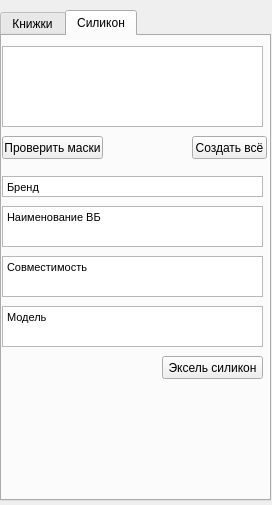
<?xml version="1.0" encoding="UTF-8"?>
<ui version="4.0">
 <class>Form</class>
 <widget class="QWidget" name="Form">
  <property name="geometry">
   <rect>
    <x>0</x>
    <y>0</y>
    <width>272</width>
    <height>505</height>
   </rect>
  </property>
  <property name="windowTitle">
   <string>Form</string>
  </property>
  <widget class="QTabWidget" name="tabWidget">
   <property name="geometry">
    <rect>
     <x>0</x>
     <y>10</y>
     <width>271</width>
     <height>491</height>
    </rect>
   </property>
   <property name="currentIndex">
    <number>1</number>
   </property>
   <widget class="QWidget" name="tabBook">
    <attribute name="title">
     <string>Книжки</string>
    </attribute>
    <widget class="QPushButton" name="CreatePrint">
     <property name="geometry">
      <rect>
       <x>0</x>
       <y>400</y>
       <width>101</width>
       <height>23</height>
      </rect>
     </property>
     <property name="text">
      <string>Создать принты</string>
     </property>
    </widget>
    <widget class="QSplitter" name="splitterColor">
     <property name="geometry">
      <rect>
       <x>0</x>
       <y>40</y>
       <width>101</width>
       <height>221</height>
      </rect>
     </property>
     <property name="autoFillBackground">
      <bool>false</bool>
     </property>
     <property name="frameShape">
      <enum>QFrame::NoFrame</enum>
     </property>
     <property name="frameShadow">
      <enum>QFrame::Plain</enum>
     </property>
     <property name="lineWidth">
      <number>0</number>
     </property>
     <property name="midLineWidth">
      <number>0</number>
     </property>
     <property name="orientation">
      <enum>Qt::Vertical</enum>
     </property>
     <property name="opaqueResize">
      <bool>true</bool>
     </property>
     <widget class="QCheckBox" name="checkBox_2_SkyBlue">
      <property name="text">
       <string>Голубой</string>
      </property>
     </widget>
     <widget class="QCheckBox" name="checkBox_4_Gold">
      <property name="text">
       <string>Золотой</string>
      </property>
     </widget>
     <widget class="QCheckBox" name="checkBox_6_Pink">
      <property name="text">
       <string>Розовое золото</string>
      </property>
     </widget>
     <widget class="QCheckBox" name="checkBox_5_Red">
      <property name="text">
       <string>Красный</string>
      </property>
     </widget>
     <widget class="QCheckBox" name="checkBox_7_Grey">
      <property name="text">
       <string>Серый</string>
      </property>
     </widget>
     <widget class="QCheckBox" name="checkBox_9_Black">
      <property name="text">
       <string>Черный</string>
      </property>
     </widget>
     <widget class="QCheckBox" name="checkBox_3_Green">
      <property name="text">
       <string>Зеленый</string>
      </property>
     </widget>
     <widget class="QCheckBox" name="checkBox_8_Blue">
      <property name="text">
       <string>Синий</string>
      </property>
     </widget>
     <widget class="QCheckBox" name="checkBox_1_Vinous">
      <property name="text">
       <string>Бордовый</string>
      </property>
     </widget>
    </widget>
    <widget class="QPushButton" name="DeleteImage">
     <property name="geometry">
      <rect>
       <x>150</x>
       <y>440</y>
       <width>111</width>
       <height>23</height>
      </rect>
     </property>
     <property name="text">
      <string>Удалить данные</string>
     </property>
    </widget>
    <widget class="QTextEdit" name="textEditModel">
     <property name="geometry">
      <rect>
       <x>0</x>
       <y>340</y>
       <width>261</width>
       <height>31</height>
      </rect>
     </property>
    </widget>
    <widget class="QPushButton" name="CreateImageFolderForWB">
     <property name="geometry">
      <rect>
       <x>0</x>
       <y>440</y>
       <width>131</width>
       <height>23</height>
      </rect>
     </property>
     <property name="text">
      <string>Размесить фото в папки</string>
     </property>
    </widget>
    <widget class="QLabel" name="label_5">
     <property name="geometry">
      <rect>
       <x>210</x>
       <y>380</y>
       <width>16</width>
       <height>16</height>
      </rect>
     </property>
     <property name="text">
      <string>2</string>
     </property>
    </widget>
    <widget class="QPushButton" name="CreateExcel">
     <property name="geometry">
      <rect>
       <x>160</x>
       <y>400</y>
       <width>101</width>
       <height>23</height>
      </rect>
     </property>
     <property name="text">
      <string>Создать Excel</string>
     </property>
    </widget>
    <widget class="QLabel" name="label">
     <property name="geometry">
      <rect>
       <x>0</x>
       <y>10</y>
       <width>201</width>
       <height>16</height>
      </rect>
     </property>
     <property name="autoFillBackground">
      <bool>true</bool>
     </property>
     <property name="text">
      <string>Выберете цвета для создания принтов</string>
     </property>
    </widget>
    <widget class="QLabel" name="label_4">
     <property name="geometry">
      <rect>
       <x>40</x>
       <y>380</y>
       <width>16</width>
       <height>16</height>
      </rect>
     </property>
     <property name="text">
      <string>1</string>
     </property>
    </widget>
    <widget class="QTextBrowser" name="textLog">
     <property name="geometry">
      <rect>
       <x>120</x>
       <y>40</y>
       <width>141</width>
       <height>221</height>
      </rect>
     </property>
    </widget>
    <widget class="QLabel" name="label_3">
     <property name="geometry">
      <rect>
       <x>0</x>
       <y>320</y>
       <width>41</width>
       <height>16</height>
      </rect>
     </property>
     <property name="autoFillBackground">
      <bool>true</bool>
     </property>
     <property name="text">
      <string>Модель</string>
     </property>
    </widget>
    <widget class="QLabel" name="label_2">
     <property name="geometry">
      <rect>
       <x>0</x>
       <y>260</y>
       <width>31</width>
       <height>16</height>
      </rect>
     </property>
     <property name="autoFillBackground">
      <bool>true</bool>
     </property>
     <property name="text">
      <string>Бренд</string>
     </property>
    </widget>
    <widget class="QTextEdit" name="textEditBrand">
     <property name="geometry">
      <rect>
       <x>0</x>
       <y>280</y>
       <width>261</width>
       <height>31</height>
      </rect>
     </property>
    </widget>
   </widget>
   <widget class="QWidget" name="tabSilicon">
    <attribute name="title">
     <string>Силикон</string>
    </attribute>
    <widget class="QTextBrowser" name="textSiliconMask">
     <property name="geometry">
      <rect>
       <x>0</x>
       <y>10</y>
       <width>261</width>
       <height>81</height>
      </rect>
     </property>
    </widget>
    <widget class="QPushButton" name="CreateSiliconImage">
     <property name="geometry">
      <rect>
       <x>190</x>
       <y>100</y>
       <width>75</width>
       <height>23</height>
      </rect>
     </property>
     <property name="text">
      <string>Создать всё</string>
     </property>
    </widget>
    <widget class="QPushButton" name="ChekMask">
     <property name="geometry">
      <rect>
       <x>0</x>
       <y>100</y>
       <width>101</width>
       <height>23</height>
      </rect>
     </property>
     <property name="text">
      <string>Проверить маски</string>
     </property>
    </widget>
    <widget class="QPushButton" name="CreateExcelForSilicon">
     <property name="geometry">
      <rect>
       <x>160</x>
       <y>320</y>
       <width>101</width>
       <height>23</height>
      </rect>
     </property>
     <property name="text">
      <string>Эксель силикон</string>
     </property>
    </widget>
    <widget class="QTextEdit" name="textSiliconBrand">
     <property name="geometry">
      <rect>
       <x>0</x>
       <y>140</y>
       <width>261</width>
       <height>21</height>
      </rect>
     </property>
     <property name="verticalScrollBarPolicy">
      <enum>Qt::ScrollBarAlwaysOff</enum>
     </property>
     <property name="html">
      <string>&lt;!DOCTYPE HTML PUBLIC &quot;-//W3C//DTD HTML 4.0//EN&quot; &quot;http://www.w3.org/TR/REC-html40/strict.dtd&quot;&gt;
&lt;html&gt;&lt;head&gt;&lt;meta name=&quot;qrichtext&quot; content=&quot;1&quot; /&gt;&lt;style type=&quot;text/css&quot;&gt;
p, li { white-space: pre-wrap; }
&lt;/style&gt;&lt;/head&gt;&lt;body style=&quot; font-family:'MS Shell Dlg 2'; font-size:8.25pt; font-weight:400; font-style:normal;&quot;&gt;
&lt;p style=&quot; margin-top:0px; margin-bottom:0px; margin-left:0px; margin-right:0px; -qt-block-indent:0; text-indent:0px;&quot;&gt;Бренд&lt;/p&gt;&lt;/body&gt;&lt;/html&gt;</string>
     </property>
    </widget>
    <widget class="QTextEdit" name="textSiliconName">
     <property name="geometry">
      <rect>
       <x>0</x>
       <y>170</y>
       <width>261</width>
       <height>41</height>
      </rect>
     </property>
     <property name="verticalScrollBarPolicy">
      <enum>Qt::ScrollBarAlwaysOff</enum>
     </property>
     <property name="sizeAdjustPolicy">
      <enum>QAbstractScrollArea::AdjustToContents</enum>
     </property>
     <property name="html">
      <string>&lt;!DOCTYPE HTML PUBLIC &quot;-//W3C//DTD HTML 4.0//EN&quot; &quot;http://www.w3.org/TR/REC-html40/strict.dtd&quot;&gt;
&lt;html&gt;&lt;head&gt;&lt;meta name=&quot;qrichtext&quot; content=&quot;1&quot; /&gt;&lt;style type=&quot;text/css&quot;&gt;
p, li { white-space: pre-wrap; }
&lt;/style&gt;&lt;/head&gt;&lt;body style=&quot; font-family:'MS Shell Dlg 2'; font-size:8.25pt; font-weight:400; font-style:normal;&quot;&gt;
&lt;p style=&quot; margin-top:0px; margin-bottom:0px; margin-left:0px; margin-right:0px; -qt-block-indent:0; text-indent:0px;&quot;&gt;Наименование ВБ&lt;/p&gt;&lt;/body&gt;&lt;/html&gt;</string>
     </property>
    </widget>
    <widget class="QTextEdit" name="textSiliconCompability">
     <property name="geometry">
      <rect>
       <x>0</x>
       <y>220</y>
       <width>261</width>
       <height>41</height>
      </rect>
     </property>
     <property name="verticalScrollBarPolicy">
      <enum>Qt::ScrollBarAsNeeded</enum>
     </property>
     <property name="html">
      <string>&lt;!DOCTYPE HTML PUBLIC &quot;-//W3C//DTD HTML 4.0//EN&quot; &quot;http://www.w3.org/TR/REC-html40/strict.dtd&quot;&gt;
&lt;html&gt;&lt;head&gt;&lt;meta name=&quot;qrichtext&quot; content=&quot;1&quot; /&gt;&lt;style type=&quot;text/css&quot;&gt;
p, li { white-space: pre-wrap; }
&lt;/style&gt;&lt;/head&gt;&lt;body style=&quot; font-family:'MS Shell Dlg 2'; font-size:8.25pt; font-weight:400; font-style:normal;&quot;&gt;
&lt;p style=&quot; margin-top:0px; margin-bottom:0px; margin-left:0px; margin-right:0px; -qt-block-indent:0; text-indent:0px;&quot;&gt;Совместимость&lt;/p&gt;&lt;/body&gt;&lt;/html&gt;</string>
     </property>
    </widget>
    <widget class="QTextEdit" name="textSiliconModel">
     <property name="geometry">
      <rect>
       <x>0</x>
       <y>270</y>
       <width>261</width>
       <height>41</height>
      </rect>
     </property>
     <property name="verticalScrollBarPolicy">
      <enum>Qt::ScrollBarAlwaysOff</enum>
     </property>
     <property name="html">
      <string>&lt;!DOCTYPE HTML PUBLIC &quot;-//W3C//DTD HTML 4.0//EN&quot; &quot;http://www.w3.org/TR/REC-html40/strict.dtd&quot;&gt;
&lt;html&gt;&lt;head&gt;&lt;meta name=&quot;qrichtext&quot; content=&quot;1&quot; /&gt;&lt;style type=&quot;text/css&quot;&gt;
p, li { white-space: pre-wrap; }
&lt;/style&gt;&lt;/head&gt;&lt;body style=&quot; font-family:'MS Shell Dlg 2'; font-size:8.25pt; font-weight:400; font-style:normal;&quot;&gt;
&lt;p style=&quot; margin-top:0px; margin-bottom:0px; margin-left:0px; margin-right:0px; -qt-block-indent:0; text-indent:0px;&quot;&gt;Модель&lt;/p&gt;&lt;/body&gt;&lt;/html&gt;</string>
     </property>
    </widget>
   </widget>
  </widget>
 </widget>
 <resources/>
 <connections/>
</ui>
